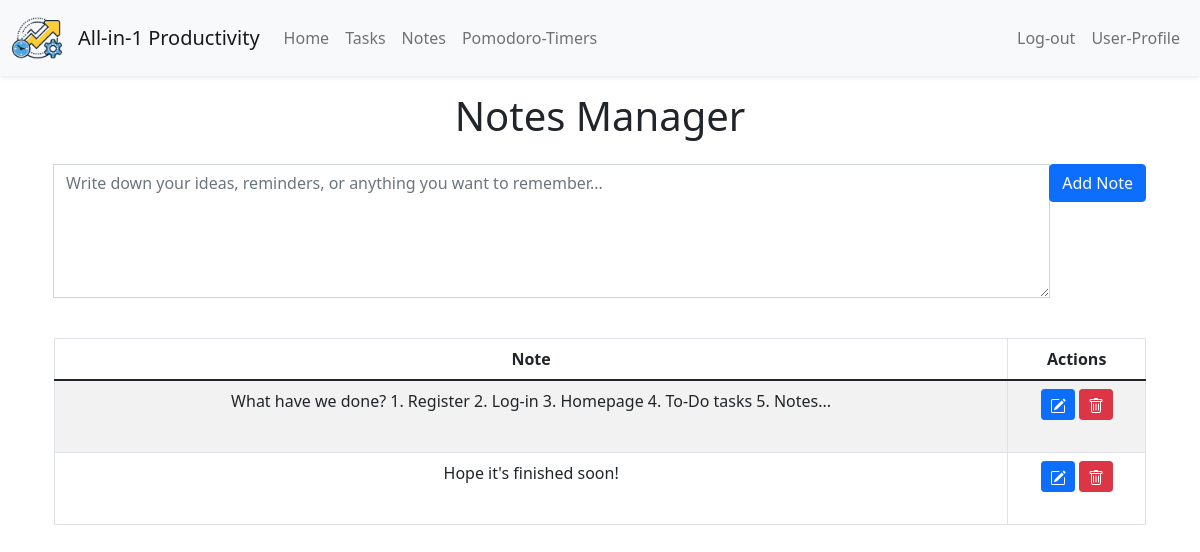
The app's page /notes (signed in) with its own data.
### tables this page shows
CREATE TABLE "notes" (id INTEGER PRIMARY KEY AUTOINCREMENT NOT NULL, note TEXT NOT NULL, user_id INTEGER, FOREIGN KEY (user_id) REFERENCES users(id));

### app.py (the view)
@app.route('/notes', methods=["GET"])
@login_required
def notes():
    if ("user_id" not in session.keys()):
        return redirect(url_for("login"))
    notes = db.execute("SELECT * FROM notes WHERE user_id = ?", session["user_id"])
    return render_template('notes.html', notes=notes)

### app.py (called while the page is built)
@app.after_request
def after_request(response):
    response.headers["Cache-Control"] = "no-cache, no-store, must-revalidate"
    response.headers["Expires"] = 0
    response.headers["Pragma"] = "no-cache"
    return response

### helpers.py (called while the page is built)
def login_required(f):
    @wraps(f)
    def decorated_function(*args, **kwargs):
        if session.get("user_id") is None:
            return redirect("/login")
        return f(*args, **kwargs)
    return decorated_function

### templates/notes.html (shortened to what this page needs)
{% extends "layout.html" %}
{% block main %}
<section class="note-taking-container container d-flex flex-column">
  <h1 class="text-center mb-4">Notes Manager</h1>
  <form action="/add_note" method="POST" class="mb-4">
    <div class="input-group mb-3">
      <textarea class="form-control" id="noteInput" name="note" placeholder="Write down your ideas, reminders, or anything you want to remember..." rows="5"></textarea>
      <div class="input-group-append">
        <button type="submit" class="btn btn-primary">Add Note</button>
      </div>
    </div>
  </form>
  <table class="table table-striped table-bordered">
    <thead>
      <tr>
        <th class="text-center">Note</th>
        <th class="text-center">Actions</th>
      </tr>
    </thead>
    <tbody>
      {% if not notes %}
      <tr>
        <td class="text-center" colspan="2">
          Get your Notepad out & jot down your thoughts!
        </td>
      </tr>
      {% else %}
      {% for row in notes %}
      <tr>
        <td class="text-center">
          <span class="note-tooltip" data-toggle="tooltip" data-placement="top" title="{{ row.note }}">
            {{ ' '.join(row.note.split()[:15]) }}{% if row.note.split()|length > 15 %}...{% endif %}
          </span>
        </td>
        <td class="text-center">
          <form action="/edit_note/{{ row.id }}" method="GET" class="d-inline" style="display: inline-block;">
            <button type="submit" class="btn btn-sm btn-primary">
            </button>
          </form>
          <form action="/del_note" method="POST" class="mb-4" style="display: inline-block;">
            <button type="submit" class="btn btn-sm btn-danger" onclick="return confirm('Are you sure you want to delete this task?')">
            </button>
          </form>
        </td>
      </tr>
      {% endfor %}
      {% endif %}
    </tbody>
  </table>
</section>
{% endblock %}

### records on screen
notes: note "What have we done? 1. Register 2. Log-in 3. Homepage 4. To-Do tasks 5. Notes"
notes: note "Hope it's finished soon!"
